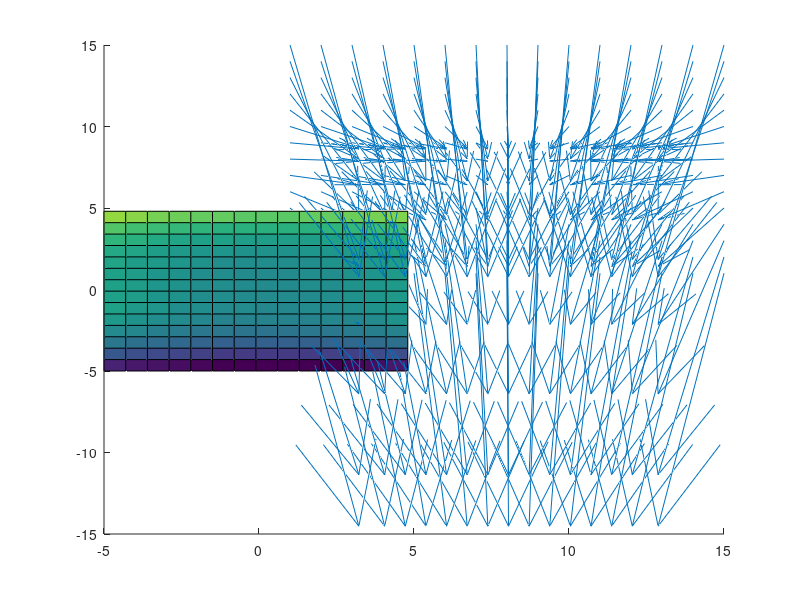

The MATLAB source for this figure:
close all
clc

x=[-5:0.7:5];
[X,Y]=meshgrid(x);
Z=X.^2+Y.^3;
[U,V,W]=surfnorm(Z);
figure;
hold on;
surf(X,Y,Z);
quiver3(Z,U,V,W);

